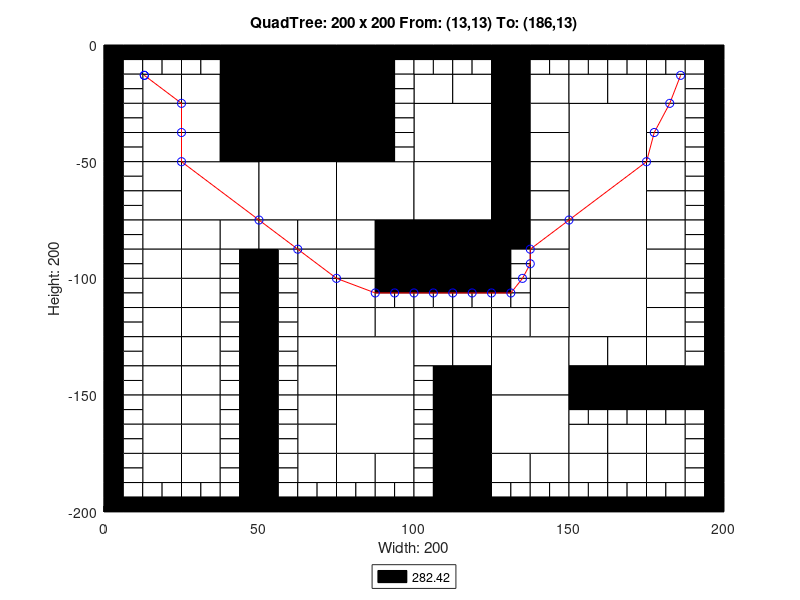

The MATLAB source for this figure:
axis([0 200 -200 0]);
title('QuadTree: 200 x 200 From: (13,13) To: (186,13)');
xlabel('Width: 200');
ylabel('Height: 200');
rectangle('Position',[50 -25 25 25], 'FaceColor',[0 0 0]);
rectangle('Position',[50 -50 25 25], 'FaceColor',[0 0 0]);
rectangle('Position',[25 -75 25 25], 'FaceColor',[1 1 1]);
rectangle('Position',[50 -75 25 25], 'FaceColor',[1 1 1]);
rectangle('Position',[75 -75 25 25], 'FaceColor',[1 1 1]);
rectangle('Position',[100 -50 25 25], 'FaceColor',[1 1 1]);
rectangle('Position',[150 -50 25 25], 'FaceColor',[1 1 1]);
rectangle('Position',[100 -75 25 25], 'FaceColor',[1 1 1]);
rectangle('Position',[100 -100 25 25], 'FaceColor',[0 0 0]);
rectangle('Position',[150 -75 25 25], 'FaceColor',[1 1 1]);
rectangle('Position',[150 -100 25 25], 'FaceColor',[1 1 1]);
rectangle('Position',[75 -150 25 25], 'FaceColor',[1 1 1]);
rectangle('Position',[75 -175 25 25], 'FaceColor',[1 1 1]);
rectangle('Position',[125 -150 25 25], 'FaceColor',[1 1 1]);
rectangle('Position',[150 -125 25 25], 'FaceColor',[1 1 1]);
rectangle('Position',[125 -175 25 25], 'FaceColor',[1 1 1]);
rectangle('Position',[12.5 -25 12.5 12.5], 'FaceColor',[1 1 1]);
rectangle('Position',[37.5 -12.5 12.5 12.5], 'FaceColor',[0 0 0]);
rectangle('Position',[25 -25 12.5 12.5], 'FaceColor',[1 1 1]);
rectangle('Position',[37.5 -25 12.5 12.5], 'FaceColor',[0 0 0]);
rectangle('Position',[12.5 -37.5 12.5 12.5], 'FaceColor',[1 1 1]);
rectangle('Position',[12.5 -50 12.5 12.5], 'FaceColor',[1 1 1]);
rectangle('Position',[25 -37.5 12.5 12.5], 'FaceColor',[1 1 1]);
rectangle('Position',[37.5 -37.5 12.5 12.5], 'FaceColor',[0 0 0]);
rectangle('Position',[25 -50 12.5 12.5], 'FaceColor',[1 1 1]);
rectangle('Position',[37.5 -50 12.5 12.5], 'FaceColor',[0 0 0]);
rectangle('Position',[75 -12.5 12.5 12.5], 'FaceColor',[0 0 0]);
rectangle('Position',[75 -25 12.5 12.5], 'FaceColor',[0 0 0]);
rectangle('Position',[75 -37.5 12.5 12.5], 'FaceColor',[0 0 0]);
rectangle('Position',[75 -50 12.5 12.5], 'FaceColor',[0 0 0]);
rectangle('Position',[12.5 -62.5 12.5 12.5], 'FaceColor',[1 1 1]);
rectangle('Position',[12.5 -75 12.5 12.5], 'FaceColor',[1 1 1]);
rectangle('Position',[12.5 -87.5 12.5 12.5], 'FaceColor',[1 1 1]);
rectangle('Position',[12.5 -100 12.5 12.5], 'FaceColor',[1 1 1]);
rectangle('Position',[25 -87.5 12.5 12.5], 'FaceColor',[1 1 1]);
rectangle('Position',[37.5 -87.5 12.5 12.5], 'FaceColor',[1 1 1]);
rectangle('Position',[25 -100 12.5 12.5], 'FaceColor',[1 1 1]);
rectangle('Position',[50 -87.5 12.5 12.5], 'FaceColor',[1 1 1]);
rectangle('Position',[62.5 -87.5 12.5 12.5], 'FaceColor',[1 1 1]);
rectangle('Position',[62.5 -100 12.5 12.5], 'FaceColor',[1 1 1]);
rectangle('Position',[75 -87.5 12.5 12.5], 'FaceColor',[1 1 1]);
rectangle('Position',[87.5 -87.5 12.5 12.5], 'FaceColor',[0 0 0]);
rectangle('Position',[75 -100 12.5 12.5], 'FaceColor',[1 1 1]);
rectangle('Position',[87.5 -100 12.5 12.5], 'FaceColor',[0 0 0]);
rectangle('Position',[100 -25 12.5 12.5], 'FaceColor',[1 1 1]);
rectangle('Position',[112.5 -25 12.5 12.5], 'FaceColor',[1 1 1]);
rectangle('Position',[125 -12.5 12.5 12.5], 'FaceColor',[0 0 0]);
rectangle('Position',[125 -25 12.5 12.5], 'FaceColor',[0 0 0]);
rectangle('Position',[137.5 -25 12.5 12.5], 'FaceColor',[1 1 1]);
rectangle('Position',[125 -37.5 12.5 12.5], 'FaceColor',[0 0 0]);
rectangle('Position',[137.5 -37.5 12.5 12.5], 'FaceColor',[1 1 1]);
rectangle('Position',[125 -50 12.5 12.5], 'FaceColor',[0 0 0]);
rectangle('Position',[137.5 -50 12.5 12.5], 'FaceColor',[1 1 1]);
rectangle('Position',[150 -25 12.5 12.5], 'FaceColor',[1 1 1]);
rectangle('Position',[162.5 -25 12.5 12.5], 'FaceColor',[1 1 1]);
rectangle('Position',[175 -25 12.5 12.5], 'FaceColor',[1 1 1]);
rectangle('Position',[175 -37.5 12.5 12.5], 'FaceColor',[1 1 1]);
rectangle('Position',[175 -50 12.5 12.5], 'FaceColor',[1 1 1]);
rectangle('Position',[125 -62.5 12.5 12.5], 'FaceColor',[0 0 0]);
rectangle('Position',[137.5 -62.5 12.5 12.5], 'FaceColor',[1 1 1]);
rectangle('Position',[125 -75 12.5 12.5], 'FaceColor',[0 0 0]);
rectangle('Position',[137.5 -75 12.5 12.5], 'FaceColor',[1 1 1]);
rectangle('Position',[125 -87.5 12.5 12.5], 'FaceColor',[0 0 0]);
rectangle('Position',[137.5 -87.5 12.5 12.5], 'FaceColor',[1 1 1]);
rectangle('Position',[137.5 -100 12.5 12.5], 'FaceColor',[1 1 1]);
rectangle('Position',[175 -62.5 12.5 12.5], 'FaceColor',[1 1 1]);
rectangle('Position',[175 -75 12.5 12.5], 'FaceColor',[1 1 1]);
rectangle('Position',[175 -87.5 12.5 12.5], 'FaceColor',[1 1 1]);
rectangle('Position',[175 -100 12.5 12.5], 'FaceColor',[1 1 1]);
rectangle('Position',[12.5 -112.5 12.5 12.5], 'FaceColor',[1 1 1]);
rectangle('Position',[12.5 -125 12.5 12.5], 'FaceColor',[1 1 1]);
rectangle('Position',[25 -112.5 12.5 12.5], 'FaceColor',[1 1 1]);
rectangle('Position',[25 -125 12.5 12.5], 'FaceColor',[1 1 1]);
rectangle('Position',[12.5 -137.5 12.5 12.5], 'FaceColor',[1 1 1]);
rectangle('Position',[12.5 -150 12.5 12.5], 'FaceColor',[1 1 1]);
rectangle('Position',[25 -137.5 12.5 12.5], 'FaceColor',[1 1 1]);
rectangle('Position',[25 -150 12.5 12.5], 'FaceColor',[1 1 1]);
rectangle('Position',[62.5 -112.5 12.5 12.5], 'FaceColor',[1 1 1]);
rectangle('Position',[62.5 -125 12.5 12.5], 'FaceColor',[1 1 1]);
rectangle('Position',[75 -112.5 12.5 12.5], 'FaceColor',[1 1 1]);
rectangle('Position',[75 -125 12.5 12.5], 'FaceColor',[1 1 1]);
rectangle('Position',[87.5 -125 12.5 12.5], 'FaceColor',[1 1 1]);
rectangle('Position',[62.5 -137.5 12.5 12.5], 'FaceColor',[1 1 1]);
rectangle('Position',[62.5 -150 12.5 12.5], 'FaceColor',[1 1 1]);
rectangle('Position',[12.5 -162.5 12.5 12.5], 'FaceColor',[1 1 1]);
rectangle('Position',[12.5 -175 12.5 12.5], 'FaceColor',[1 1 1]);
rectangle('Position',[25 -162.5 12.5 12.5], 'FaceColor',[1 1 1]);
rectangle('Position',[25 -175 12.5 12.5], 'FaceColor',[1 1 1]);
rectangle('Position',[12.5 -187.5 12.5 12.5], 'FaceColor',[1 1 1]);
rectangle('Position',[25 -187.5 12.5 12.5], 'FaceColor',[1 1 1]);
rectangle('Position',[62.5 -162.5 12.5 12.5], 'FaceColor',[1 1 1]);
rectangle('Position',[62.5 -175 12.5 12.5], 'FaceColor',[1 1 1]);
rectangle('Position',[62.5 -187.5 12.5 12.5], 'FaceColor',[1 1 1]);
rectangle('Position',[75 -187.5 12.5 12.5], 'FaceColor',[1 1 1]);
rectangle('Position',[87.5 -187.5 12.5 12.5], 'FaceColor',[1 1 1]);
rectangle('Position',[100 -125 12.5 12.5], 'FaceColor',[1 1 1]);
rectangle('Position',[112.5 -125 12.5 12.5], 'FaceColor',[1 1 1]);
rectangle('Position',[137.5 -112.5 12.5 12.5], 'FaceColor',[1 1 1]);
rectangle('Position',[125 -125 12.5 12.5], 'FaceColor',[1 1 1]);
rectangle('Position',[137.5 -125 12.5 12.5], 'FaceColor',[1 1 1]);
rectangle('Position',[100 -137.5 12.5 12.5], 'FaceColor',[1 1 1]);
rectangle('Position',[112.5 -137.5 12.5 12.5], 'FaceColor',[1 1 1]);
rectangle('Position',[112.5 -150 12.5 12.5], 'FaceColor',[0 0 0]);
rectangle('Position',[175 -112.5 12.5 12.5], 'FaceColor',[1 1 1]);
rectangle('Position',[175 -125 12.5 12.5], 'FaceColor',[1 1 1]);
rectangle('Position',[150 -137.5 12.5 12.5], 'FaceColor',[1 1 1]);
rectangle('Position',[162.5 -137.5 12.5 12.5], 'FaceColor',[1 1 1]);
rectangle('Position',[150 -150 12.5 12.5], 'FaceColor',[0 0 0]);
rectangle('Position',[162.5 -150 12.5 12.5], 'FaceColor',[0 0 0]);
rectangle('Position',[175 -137.5 12.5 12.5], 'FaceColor',[1 1 1]);
rectangle('Position',[175 -150 12.5 12.5], 'FaceColor',[0 0 0]);
rectangle('Position',[187.5 -150 12.5 12.5], 'FaceColor',[0 0 0]);
rectangle('Position',[112.5 -162.5 12.5 12.5], 'FaceColor',[0 0 0]);
rectangle('Position',[112.5 -175 12.5 12.5], 'FaceColor',[0 0 0]);
rectangle('Position',[112.5 -187.5 12.5 12.5], 'FaceColor',[0 0 0]);
rectangle('Position',[112.5 -200 12.5 12.5], 'FaceColor',[0 0 0]);
rectangle('Position',[125 -187.5 12.5 12.5], 'FaceColor',[1 1 1]);
rectangle('Position',[137.5 -187.5 12.5 12.5], 'FaceColor',[1 1 1]);
rectangle('Position',[150 -175 12.5 12.5], 'FaceColor',[1 1 1]);
rectangle('Position',[162.5 -175 12.5 12.5], 'FaceColor',[1 1 1]);
rectangle('Position',[175 -175 12.5 12.5], 'FaceColor',[1 1 1]);
rectangle('Position',[150 -187.5 12.5 12.5], 'FaceColor',[1 1 1]);
rectangle('Position',[162.5 -187.5 12.5 12.5], 'FaceColor',[1 1 1]);
rectangle('Position',[175 -187.5 12.5 12.5], 'FaceColor',[1 1 1]);
rectangle('Position',[0 -6.25 6.25 6.25], 'FaceColor',[0 0 0]);
rectangle('Position',[6.25 -6.25 6.25 6.25], 'FaceColor',[0 0 0]);
rectangle('Position',[0 -12.5 6.25 6.25], 'FaceColor',[0 0 0]);
rectangle('Position',[6.25 -12.5 6.25 6.25], 'FaceColor',[1 1 1]);
rectangle('Position',[12.5 -6.25 6.25 6.25], 'FaceColor',[0 0 0]);
rectangle('Position',[18.75 -6.25 6.25 6.25], 'FaceColor',[0 0 0]);
rectangle('Position',[12.5 -12.5 6.25 6.25], 'FaceColor',[1 1 1]);
rectangle('Position',[18.75 -12.5 6.25 6.25], 'FaceColor',[1 1 1]);
rectangle('Position',[0 -18.75 6.25 6.25], 'FaceColor',[0 0 0]);
rectangle('Position',[6.25 -18.75 6.25 6.25], 'FaceColor',[1 1 1]);
rectangle('Position',[0 -25 6.25 6.25], 'FaceColor',[0 0 0]);
rectangle('Position',[6.25 -25 6.25 6.25], 'FaceColor',[1 1 1]);
rectangle('Position',[25 -6.25 6.25 6.25], 'FaceColor',[0 0 0]);
rectangle('Position',[31.25 -6.25 6.25 6.25], 'FaceColor',[0 0 0]);
rectangle('Position',[25 -12.5 6.25 6.25], 'FaceColor',[1 1 1]);
rectangle('Position',[31.25 -12.5 6.25 6.25], 'FaceColor',[1 1 1]);
rectangle('Position',[0 -31.25 6.25 6.25], 'FaceColor',[0 0 0]);
rectangle('Position',[6.25 -31.25 6.25 6.25], 'FaceColor',[1 1 1]);
rectangle('Position',[0 -37.5 6.25 6.25], 'FaceColor',[0 0 0]);
rectangle('Position',[6.25 -37.5 6.25 6.25], 'FaceColor',[1 1 1]);
rectangle('Position',[0 -43.75 6.25 6.25], 'FaceColor',[0 0 0]);
rectangle('Position',[6.25 -43.75 6.25 6.25], 'FaceColor',[1 1 1]);
rectangle('Position',[0 -50 6.25 6.25], 'FaceColor',[0 0 0]);
rectangle('Position',[6.25 -50 6.25 6.25], 'FaceColor',[1 1 1]);
rectangle('Position',[87.5 -6.25 6.25 6.25], 'FaceColor',[0 0 0]);
rectangle('Position',[93.75 -6.25 6.25 6.25], 'FaceColor',[0 0 0]);
rectangle('Position',[87.5 -12.5 6.25 6.25], 'FaceColor',[0 0 0]);
rectangle('Position',[93.75 -12.5 6.25 6.25], 'FaceColor',[1 1 1]);
rectangle('Position',[87.5 -18.75 6.25 6.25], 'FaceColor',[0 0 0]);
rectangle('Position',[93.75 -18.75 6.25 6.25], 'FaceColor',[1 1 1]);
rectangle('Position',[87.5 -25 6.25 6.25], 'FaceColor',[0 0 0]);
rectangle('Position',[93.75 -25 6.25 6.25], 'FaceColor',[1 1 1]);
rectangle('Position',[87.5 -31.25 6.25 6.25], 'FaceColor',[0 0 0]);
rectangle('Position',[93.75 -31.25 6.25 6.25], 'FaceColor',[1 1 1]);
rectangle('Position',[87.5 -37.5 6.25 6.25], 'FaceColor',[0 0 0]);
rectangle('Position',[93.75 -37.5 6.25 6.25], 'FaceColor',[1 1 1]);
rectangle('Position',[87.5 -43.75 6.25 6.25], 'FaceColor',[0 0 0]);
rectangle('Position',[93.75 -43.75 6.25 6.25], 'FaceColor',[1 1 1]);
rectangle('Position',[87.5 -50 6.25 6.25], 'FaceColor',[0 0 0]);
rectangle('Position',[93.75 -50 6.25 6.25], 'FaceColor',[1 1 1]);
rectangle('Position',[0 -56.25 6.25 6.25], 'FaceColor',[0 0 0]);
rectangle('Position',[6.25 -56.25 6.25 6.25], 'FaceColor',[1 1 1]);
rectangle('Position',[0 -62.5 6.25 6.25], 'FaceColor',[0 0 0]);
rectangle('Position',[6.25 -62.5 6.25 6.25], 'FaceColor',[1 1 1]);
rectangle('Position',[0 -68.75 6.25 6.25], 'FaceColor',[0 0 0]);
rectangle('Position',[6.25 -68.75 6.25 6.25], 'FaceColor',[1 1 1]);
rectangle('Position',[0 -75 6.25 6.25], 'FaceColor',[0 0 0]);
rectangle('Position',[6.25 -75 6.25 6.25], 'FaceColor',[1 1 1]);
rectangle('Position',[0 -81.25 6.25 6.25], 'FaceColor',[0 0 0]);
rectangle('Position',[6.25 -81.25 6.25 6.25], 'FaceColor',[1 1 1]);
rectangle('Position',[0 -87.5 6.25 6.25], 'FaceColor',[0 0 0]);
rectangle('Position',[6.25 -87.5 6.25 6.25], 'FaceColor',[1 1 1]);
rectangle('Position',[0 -93.75 6.25 6.25], 'FaceColor',[0 0 0]);
rectangle('Position',[6.25 -93.75 6.25 6.25], 'FaceColor',[1 1 1]);
rectangle('Position',[0 -100 6.25 6.25], 'FaceColor',[0 0 0]);
rectangle('Position',[6.25 -100 6.25 6.25], 'FaceColor',[1 1 1]);
rectangle('Position',[37.5 -93.75 6.25 6.25], 'FaceColor',[1 1 1]);
rectangle('Position',[43.75 -93.75 6.25 6.25], 'FaceColor',[0 0 0]);
rectangle('Position',[37.5 -100 6.25 6.25], 'FaceColor',[1 1 1]);
rectangle('Position',[43.75 -100 6.25 6.25], 'FaceColor',[0 0 0]);
rectangle('Position',[50 -93.75 6.25 6.25], 'FaceColor',[0 0 0]);
rectangle('Position',[56.25 -93.75 6.25 6.25], 'FaceColor',[1 1 1]);
rectangle('Position',[50 -100 6.25 6.25], 'FaceColor',[0 0 0]);
rectangle('Position',[56.25 -100 6.25 6.25], 'FaceColor',[1 1 1]);
rectangle('Position',[100 -6.25 6.25 6.25], 'FaceColor',[0 0 0]);
rectangle('Position',[106.25 -6.25 6.25 6.25], 'FaceColor',[0 0 0]);
rectangle('Position',[100 -12.5 6.25 6.25], 'FaceColor',[1 1 1]);
rectangle('Position',[106.25 -12.5 6.25 6.25], 'FaceColor',[1 1 1]);
rectangle('Position',[112.5 -6.25 6.25 6.25], 'FaceColor',[0 0 0]);
rectangle('Position',[118.75 -6.25 6.25 6.25], 'FaceColor',[0 0 0]);
rectangle('Position',[112.5 -12.5 6.25 6.25], 'FaceColor',[1 1 1]);
rectangle('Position',[118.75 -12.5 6.25 6.25], 'FaceColor',[1 1 1]);
rectangle('Position',[137.5 -6.25 6.25 6.25], 'FaceColor',[0 0 0]);
rectangle('Position',[143.75 -6.25 6.25 6.25], 'FaceColor',[0 0 0]);
rectangle('Position',[137.5 -12.5 6.25 6.25], 'FaceColor',[1 1 1]);
rectangle('Position',[143.75 -12.5 6.25 6.25], 'FaceColor',[1 1 1]);
rectangle('Position',[150 -6.25 6.25 6.25], 'FaceColor',[0 0 0]);
rectangle('Position',[156.25 -6.25 6.25 6.25], 'FaceColor',[0 0 0]);
rectangle('Position',[150 -12.5 6.25 6.25], 'FaceColor',[1 1 1]);
rectangle('Position',[156.25 -12.5 6.25 6.25], 'FaceColor',[1 1 1]);
rectangle('Position',[162.5 -6.25 6.25 6.25], 'FaceColor',[0 0 0]);
rectangle('Position',[168.75 -6.25 6.25 6.25], 'FaceColor',[0 0 0]);
rectangle('Position',[162.5 -12.5 6.25 6.25], 'FaceColor',[1 1 1]);
rectangle('Position',[168.75 -12.5 6.25 6.25], 'FaceColor',[1 1 1]);
rectangle('Position',[175 -6.25 6.25 6.25], 'FaceColor',[0 0 0]);
rectangle('Position',[181.25 -6.25 6.25 6.25], 'FaceColor',[0 0 0]);
rectangle('Position',[175 -12.5 6.25 6.25], 'FaceColor',[1 1 1]);
rectangle('Position',[181.25 -12.5 6.25 6.25], 'FaceColor',[1 1 1]);
rectangle('Position',[187.5 -6.25 6.25 6.25], 'FaceColor',[0 0 0]);
rectangle('Position',[193.75 -6.25 6.25 6.25], 'FaceColor',[0 0 0]);
rectangle('Position',[187.5 -12.5 6.25 6.25], 'FaceColor',[1 1 1]);
rectangle('Position',[193.75 -12.5 6.25 6.25], 'FaceColor',[0 0 0]);
rectangle('Position',[187.5 -18.75 6.25 6.25], 'FaceColor',[1 1 1]);
rectangle('Position',[193.75 -18.75 6.25 6.25], 'FaceColor',[0 0 0]);
rectangle('Position',[187.5 -25 6.25 6.25], 'FaceColor',[1 1 1]);
rectangle('Position',[193.75 -25 6.25 6.25], 'FaceColor',[0 0 0]);
rectangle('Position',[187.5 -31.25 6.25 6.25], 'FaceColor',[1 1 1]);
rectangle('Position',[193.75 -31.25 6.25 6.25], 'FaceColor',[0 0 0]);
rectangle('Position',[187.5 -37.5 6.25 6.25], 'FaceColor',[1 1 1]);
rectangle('Position',[193.75 -37.5 6.25 6.25], 'FaceColor',[0 0 0]);
rectangle('Position',[187.5 -43.75 6.25 6.25], 'FaceColor',[1 1 1]);
rectangle('Position',[193.75 -43.75 6.25 6.25], 'FaceColor',[0 0 0]);
rectangle('Position',[187.5 -50 6.25 6.25], 'FaceColor',[1 1 1]);
rectangle('Position',[193.75 -50 6.25 6.25], 'FaceColor',[0 0 0]);
rectangle('Position',[125 -93.75 6.25 6.25], 'FaceColor',[0 0 0]);
rectangle('Position',[131.25 -93.75 6.25 6.25], 'FaceColor',[1 1 1]);
rectangle('Position',[125 -100 6.25 6.25], 'FaceColor',[0 0 0]);
rectangle('Position',[131.25 -100 6.25 6.25], 'FaceColor',[1 1 1]);
rectangle('Position',[187.5 -56.25 6.25 6.25], 'FaceColor',[1 1 1]);
rectangle('Position',[193.75 -56.25 6.25 6.25], 'FaceColor',[0 0 0]);
rectangle('Position',[187.5 -62.5 6.25 6.25], 'FaceColor',[1 1 1]);
rectangle('Position',[193.75 -62.5 6.25 6.25], 'FaceColor',[0 0 0]);
rectangle('Position',[187.5 -68.75 6.25 6.25], 'FaceColor',[1 1 1]);
rectangle('Position',[193.75 -68.75 6.25 6.25], 'FaceColor',[0 0 0]);
rectangle('Position',[187.5 -75 6.25 6.25], 'FaceColor',[1 1 1]);
rectangle('Position',[193.75 -75 6.25 6.25], 'FaceColor',[0 0 0]);
rectangle('Position',[187.5 -81.25 6.25 6.25], 'FaceColor',[1 1 1]);
rectangle('Position',[193.75 -81.25 6.25 6.25], 'FaceColor',[0 0 0]);
rectangle('Position',[187.5 -87.5 6.25 6.25], 'FaceColor',[1 1 1]);
rectangle('Position',[193.75 -87.5 6.25 6.25], 'FaceColor',[0 0 0]);
rectangle('Position',[187.5 -93.75 6.25 6.25], 'FaceColor',[1 1 1]);
rectangle('Position',[193.75 -93.75 6.25 6.25], 'FaceColor',[0 0 0]);
rectangle('Position',[187.5 -100 6.25 6.25], 'FaceColor',[1 1 1]);
rectangle('Position',[193.75 -100 6.25 6.25], 'FaceColor',[0 0 0]);
rectangle('Position',[0 -106.25 6.25 6.25], 'FaceColor',[0 0 0]);
rectangle('Position',[6.25 -106.25 6.25 6.25], 'FaceColor',[1 1 1]);
rectangle('Position',[0 -112.5 6.25 6.25], 'FaceColor',[0 0 0]);
rectangle('Position',[6.25 -112.5 6.25 6.25], 'FaceColor',[1 1 1]);
rectangle('Position',[0 -118.75 6.25 6.25], 'FaceColor',[0 0 0]);
rectangle('Position',[6.25 -118.75 6.25 6.25], 'FaceColor',[1 1 1]);
rectangle('Position',[0 -125 6.25 6.25], 'FaceColor',[0 0 0]);
rectangle('Position',[6.25 -125 6.25 6.25], 'FaceColor',[1 1 1]);
rectangle('Position',[37.5 -106.25 6.25 6.25], 'FaceColor',[1 1 1]);
rectangle('Position',[43.75 -106.25 6.25 6.25], 'FaceColor',[0 0 0]);
rectangle('Position',[37.5 -112.5 6.25 6.25], 'FaceColor',[1 1 1]);
rectangle('Position',[43.75 -112.5 6.25 6.25], 'FaceColor',[0 0 0]);
rectangle('Position',[37.5 -118.75 6.25 6.25], 'FaceColor',[1 1 1]);
rectangle('Position',[43.75 -118.75 6.25 6.25], 'FaceColor',[0 0 0]);
rectangle('Position',[37.5 -125 6.25 6.25], 'FaceColor',[1 1 1]);
rectangle('Position',[43.75 -125 6.25 6.25], 'FaceColor',[0 0 0]);
rectangle('Position',[0 -131.25 6.25 6.25], 'FaceColor',[0 0 0]);
rectangle('Position',[6.25 -131.25 6.25 6.25], 'FaceColor',[1 1 1]);
rectangle('Position',[0 -137.5 6.25 6.25], 'FaceColor',[0 0 0]);
rectangle('Position',[6.25 -137.5 6.25 6.25], 'FaceColor',[1 1 1]);
rectangle('Position',[0 -143.75 6.25 6.25], 'FaceColor',[0 0 0]);
rectangle('Position',[6.25 -143.75 6.25 6.25], 'FaceColor',[1 1 1]);
rectangle('Position',[0 -150 6.25 6.25], 'FaceColor',[0 0 0]);
rectangle('Position',[6.25 -150 6.25 6.25], 'FaceColor',[1 1 1]);
rectangle('Position',[37.5 -131.25 6.25 6.25], 'FaceColor',[1 1 1]);
rectangle('Position',[43.75 -131.25 6.25 6.25], 'FaceColor',[0 0 0]);
rectangle('Position',[37.5 -137.5 6.25 6.25], 'FaceColor',[1 1 1]);
rectangle('Position',[43.75 -137.5 6.25 6.25], 'FaceColor',[0 0 0]);
rectangle('Position',[37.5 -143.75 6.25 6.25], 'FaceColor',[1 1 1]);
rectangle('Position',[43.75 -143.75 6.25 6.25], 'FaceColor',[0 0 0]);
rectangle('Position',[37.5 -150 6.25 6.25], 'FaceColor',[1 1 1]);
rectangle('Position',[43.75 -150 6.25 6.25], 'FaceColor',[0 0 0]);
rectangle('Position',[50 -106.25 6.25 6.25], 'FaceColor',[0 0 0]);
rectangle('Position',[56.25 -106.25 6.25 6.25], 'FaceColor',[1 1 1]);
rectangle('Position',[50 -112.5 6.25 6.25], 'FaceColor',[0 0 0]);
rectangle('Position',[56.25 -112.5 6.25 6.25], 'FaceColor',[1 1 1]);
rectangle('Position',[50 -118.75 6.25 6.25], 'FaceColor',[0 0 0]);
rectangle('Position',[56.25 -118.75 6.25 6.25], 'FaceColor',[1 1 1]);
rectangle('Position',[50 -125 6.25 6.25], 'FaceColor',[0 0 0]);
rectangle('Position',[56.25 -125 6.25 6.25], 'FaceColor',[1 1 1]);
rectangle('Position',[87.5 -106.25 6.25 6.25], 'FaceColor',[0 0 0]);
rectangle('Position',[93.75 -106.25 6.25 6.25], 'FaceColor',[0 0 0]);
rectangle('Position',[87.5 -112.5 6.25 6.25], 'FaceColor',[1 1 1]);
rectangle('Position',[93.75 -112.5 6.25 6.25], 'FaceColor',[1 1 1]);
rectangle('Position',[50 -131.25 6.25 6.25], 'FaceColor',[0 0 0]);
rectangle('Position',[56.25 -131.25 6.25 6.25], 'FaceColor',[1 1 1]);
rectangle('Position',[50 -137.5 6.25 6.25], 'FaceColor',[0 0 0]);
rectangle('Position',[56.25 -137.5 6.25 6.25], 'FaceColor',[1 1 1]);
rectangle('Position',[50 -143.75 6.25 6.25], 'FaceColor',[0 0 0]);
rectangle('Position',[56.25 -143.75 6.25 6.25], 'FaceColor',[1 1 1]);
rectangle('Position',[50 -150 6.25 6.25], 'FaceColor',[0 0 0]);
rectangle('Position',[56.25 -150 6.25 6.25], 'FaceColor',[1 1 1]);
rectangle('Position',[0 -156.25 6.25 6.25], 'FaceColor',[0 0 0]);
rectangle('Position',[6.25 -156.25 6.25 6.25], 'FaceColor',[1 1 1]);
rectangle('Position',[0 -162.5 6.25 6.25], 'FaceColor',[0 0 0]);
rectangle('Position',[6.25 -162.5 6.25 6.25], 'FaceColor',[1 1 1]);
rectangle('Position',[0 -168.75 6.25 6.25], 'FaceColor',[0 0 0]);
rectangle('Position',[6.25 -168.75 6.25 6.25], 'FaceColor',[1 1 1]);
rectangle('Position',[0 -175 6.25 6.25], 'FaceColor',[0 0 0]);
rectangle('Position',[6.25 -175 6.25 6.25], 'FaceColor',[1 1 1]);
rectangle('Position',[37.5 -156.25 6.25 6.25], 'FaceColor',[1 1 1]);
rectangle('Position',[43.75 -156.25 6.25 6.25], 'FaceColor',[0 0 0]);
rectangle('Position',[37.5 -162.5 6.25 6.25], 'FaceColor',[1 1 1]);
rectangle('Position',[43.75 -162.5 6.25 6.25], 'FaceColor',[0 0 0]);
rectangle('Position',[37.5 -168.75 6.25 6.25], 'FaceColor',[1 1 1]);
rectangle('Position',[43.75 -168.75 6.25 6.25], 'FaceColor',[0 0 0]);
rectangle('Position',[37.5 -175 6.25 6.25], 'FaceColor',[1 1 1]);
rectangle('Position',[43.75 -175 6.25 6.25], 'FaceColor',[0 0 0]);
rectangle('Position',[0 -181.25 6.25 6.25], 'FaceColor',[0 0 0]);
rectangle('Position',[6.25 -181.25 6.25 6.25], 'FaceColor',[1 1 1]);
rectangle('Position',[0 -187.5 6.25 6.25], 'FaceColor',[0 0 0]);
rectangle('Position',[6.25 -187.5 6.25 6.25], 'FaceColor',[1 1 1]);
rectangle('Position',[0 -193.75 6.25 6.25], 'FaceColor',[0 0 0]);
rectangle('Position',[6.25 -193.75 6.25 6.25], 'FaceColor',[1 1 1]);
rectangle('Position',[0 -200 6.25 6.25], 'FaceColor',[0 0 0]);
rectangle('Position',[6.25 -200 6.25 6.25], 'FaceColor',[0 0 0]);
rectangle('Position',[12.5 -193.75 6.25 6.25], 'FaceColor',[1 1 1]);
rectangle('Position',[18.75 -193.75 6.25 6.25], 'FaceColor',[1 1 1]);
rectangle('Position',[12.5 -200 6.25 6.25], 'FaceColor',[0 0 0]);
rectangle('Position',[18.75 -200 6.25 6.25], 'FaceColor',[0 0 0]);
rectangle('Position',[37.5 -181.25 6.25 6.25], 'FaceColor',[1 1 1]);
rectangle('Position',[43.75 -181.25 6.25 6.25], 'FaceColor',[0 0 0]);
rectangle('Position',[37.5 -187.5 6.25 6.25], 'FaceColor',[1 1 1]);
rectangle('Position',[43.75 -187.5 6.25 6.25], 'FaceColor',[0 0 0]);
rectangle('Position',[25 -193.75 6.25 6.25], 'FaceColor',[1 1 1]);
rectangle('Position',[31.25 -193.75 6.25 6.25], 'FaceColor',[1 1 1]);
rectangle('Position',[25 -200 6.25 6.25], 'FaceColor',[0 0 0]);
rectangle('Position',[31.25 -200 6.25 6.25], 'FaceColor',[0 0 0]);
rectangle('Position',[37.5 -193.75 6.25 6.25], 'FaceColor',[1 1 1]);
rectangle('Position',[43.75 -193.75 6.25 6.25], 'FaceColor',[0 0 0]);
rectangle('Position',[37.5 -200 6.25 6.25], 'FaceColor',[0 0 0]);
rectangle('Position',[43.75 -200 6.25 6.25], 'FaceColor',[0 0 0]);
rectangle('Position',[50 -156.25 6.25 6.25], 'FaceColor',[0 0 0]);
rectangle('Position',[56.25 -156.25 6.25 6.25], 'FaceColor',[1 1 1]);
rectangle('Position',[50 -162.5 6.25 6.25], 'FaceColor',[0 0 0]);
rectangle('Position',[56.25 -162.5 6.25 6.25], 'FaceColor',[1 1 1]);
rectangle('Position',[50 -168.75 6.25 6.25], 'FaceColor',[0 0 0]);
rectangle('Position',[56.25 -168.75 6.25 6.25], 'FaceColor',[1 1 1]);
rectangle('Position',[50 -175 6.25 6.25], 'FaceColor',[0 0 0]);
rectangle('Position',[56.25 -175 6.25 6.25], 'FaceColor',[1 1 1]);
rectangle('Position',[50 -181.25 6.25 6.25], 'FaceColor',[0 0 0]);
rectangle('Position',[56.25 -181.25 6.25 6.25], 'FaceColor',[1 1 1]);
rectangle('Position',[50 -187.5 6.25 6.25], 'FaceColor',[0 0 0]);
rectangle('Position',[56.25 -187.5 6.25 6.25], 'FaceColor',[1 1 1]);
rectangle('Position',[50 -193.75 6.25 6.25], 'FaceColor',[0 0 0]);
rectangle('Position',[56.25 -193.75 6.25 6.25], 'FaceColor',[1 1 1]);
rectangle('Position',[50 -200 6.25 6.25], 'FaceColor',[0 0 0]);
rectangle('Position',[56.25 -200 6.25 6.25], 'FaceColor',[0 0 0]);
rectangle('Position',[62.5 -193.75 6.25 6.25], 'FaceColor',[1 1 1]);
rectangle('Position',[68.75 -193.75 6.25 6.25], 'FaceColor',[1 1 1]);
rectangle('Position',[62.5 -200 6.25 6.25], 'FaceColor',[0 0 0]);
rectangle('Position',[68.75 -200 6.25 6.25], 'FaceColor',[0 0 0]);
rectangle('Position',[75 -193.75 6.25 6.25], 'FaceColor',[1 1 1]);
rectangle('Position',[81.25 -193.75 6.25 6.25], 'FaceColor',[1 1 1]);
rectangle('Position',[75 -200 6.25 6.25], 'FaceColor',[0 0 0]);
rectangle('Position',[81.25 -200 6.25 6.25], 'FaceColor',[0 0 0]);
rectangle('Position',[87.5 -193.75 6.25 6.25], 'FaceColor',[1 1 1]);
rectangle('Position',[93.75 -193.75 6.25 6.25], 'FaceColor',[1 1 1]);
rectangle('Position',[87.5 -200 6.25 6.25], 'FaceColor',[0 0 0]);
rectangle('Position',[93.75 -200 6.25 6.25], 'FaceColor',[0 0 0]);
rectangle('Position',[100 -106.25 6.25 6.25], 'FaceColor',[0 0 0]);
rectangle('Position',[106.25 -106.25 6.25 6.25], 'FaceColor',[0 0 0]);
rectangle('Position',[100 -112.5 6.25 6.25], 'FaceColor',[1 1 1]);
rectangle('Position',[106.25 -112.5 6.25 6.25], 'FaceColor',[1 1 1]);
rectangle('Position',[112.5 -106.25 6.25 6.25], 'FaceColor',[0 0 0]);
rectangle('Position',[118.75 -106.25 6.25 6.25], 'FaceColor',[0 0 0]);
rectangle('Position',[112.5 -112.5 6.25 6.25], 'FaceColor',[1 1 1]);
rectangle('Position',[118.75 -112.5 6.25 6.25], 'FaceColor',[1 1 1]);
rectangle('Position',[125 -106.25 6.25 6.25], 'FaceColor',[0 0 0]);
rectangle('Position',[131.25 -106.25 6.25 6.25], 'FaceColor',[1 1 1]);
rectangle('Position',[125 -112.5 6.25 6.25], 'FaceColor',[1 1 1]);
rectangle('Position',[131.25 -112.5 6.25 6.25], 'FaceColor',[1 1 1]);
rectangle('Position',[100 -143.75 6.25 6.25], 'FaceColor',[1 1 1]);
rectangle('Position',[106.25 -143.75 6.25 6.25], 'FaceColor',[0 0 0]);
rectangle('Position',[100 -150 6.25 6.25], 'FaceColor',[1 1 1]);
rectangle('Position',[106.25 -150 6.25 6.25], 'FaceColor',[0 0 0]);
rectangle('Position',[187.5 -106.25 6.25 6.25], 'FaceColor',[1 1 1]);
rectangle('Position',[193.75 -106.25 6.25 6.25], 'FaceColor',[0 0 0]);
rectangle('Position',[187.5 -112.5 6.25 6.25], 'FaceColor',[1 1 1]);
rectangle('Position',[193.75 -112.5 6.25 6.25], 'FaceColor',[0 0 0]);
rectangle('Position',[187.5 -118.75 6.25 6.25], 'FaceColor',[1 1 1]);
rectangle('Position',[193.75 -118.75 6.25 6.25], 'FaceColor',[0 0 0]);
rectangle('Position',[187.5 -125 6.25 6.25], 'FaceColor',[1 1 1]);
rectangle('Position',[193.75 -125 6.25 6.25], 'FaceColor',[0 0 0]);
rectangle('Position',[187.5 -131.25 6.25 6.25], 'FaceColor',[1 1 1]);
rectangle('Position',[193.75 -131.25 6.25 6.25], 'FaceColor',[0 0 0]);
rectangle('Position',[187.5 -137.5 6.25 6.25], 'FaceColor',[1 1 1]);
rectangle('Position',[193.75 -137.5 6.25 6.25], 'FaceColor',[0 0 0]);
rectangle('Position',[100 -156.25 6.25 6.25], 'FaceColor',[1 1 1]);
rectangle('Position',[106.25 -156.25 6.25 6.25], 'FaceColor',[0 0 0]);
rectangle('Position',[100 -162.5 6.25 6.25], 'FaceColor',[1 1 1]);
rectangle('Position',[106.25 -162.5 6.25 6.25], 'FaceColor',[0 0 0]);
rectangle('Position',[100 -168.75 6.25 6.25], 'FaceColor',[1 1 1]);
rectangle('Position',[106.25 -168.75 6.25 6.25], 'FaceColor',[0 0 0]);
rectangle('Position',[100 -175 6.25 6.25], 'FaceColor',[1 1 1]);
rectangle('Position',[106.25 -175 6.25 6.25], 'FaceColor',[0 0 0]);
rectangle('Position',[100 -181.25 6.25 6.25], 'FaceColor',[1 1 1]);
rectangle('Position',[106.25 -181.25 6.25 6.25], 'FaceColor',[0 0 0]);
rectangle('Position',[100 -187.5 6.25 6.25], 'FaceColor',[1 1 1]);
rectangle('Position',[106.25 -187.5 6.25 6.25], 'FaceColor',[0 0 0]);
rectangle('Position',[100 -193.75 6.25 6.25], 'FaceColor',[1 1 1]);
rectangle('Position',[106.25 -193.75 6.25 6.25], 'FaceColor',[0 0 0]);
rectangle('Position',[100 -200 6.25 6.25], 'FaceColor',[0 0 0]);
rectangle('Position',[106.25 -200 6.25 6.25], 'FaceColor',[0 0 0]);
rectangle('Position',[125 -193.75 6.25 6.25], 'FaceColor',[1 1 1]);
rectangle('Position',[131.25 -193.75 6.25 6.25], 'FaceColor',[1 1 1]);
rectangle('Position',[125 -200 6.25 6.25], 'FaceColor',[0 0 0]);
rectangle('Position',[131.25 -200 6.25 6.25], 'FaceColor',[0 0 0]);
rectangle('Position',[137.5 -193.75 6.25 6.25], 'FaceColor',[1 1 1]);
rectangle('Position',[143.75 -193.75 6.25 6.25], 'FaceColor',[1 1 1]);
rectangle('Position',[137.5 -200 6.25 6.25], 'FaceColor',[0 0 0]);
rectangle('Position',[143.75 -200 6.25 6.25], 'FaceColor',[0 0 0]);
rectangle('Position',[150 -156.25 6.25 6.25], 'FaceColor',[0 0 0]);
rectangle('Position',[156.25 -156.25 6.25 6.25], 'FaceColor',[0 0 0]);
rectangle('Position',[150 -162.5 6.25 6.25], 'FaceColor',[1 1 1]);
rectangle('Position',[156.25 -162.5 6.25 6.25], 'FaceColor',[1 1 1]);
rectangle('Position',[162.5 -156.25 6.25 6.25], 'FaceColor',[0 0 0]);
rectangle('Position',[168.75 -156.25 6.25 6.25], 'FaceColor',[0 0 0]);
rectangle('Position',[162.5 -162.5 6.25 6.25], 'FaceColor',[1 1 1]);
rectangle('Position',[168.75 -162.5 6.25 6.25], 'FaceColor',[1 1 1]);
rectangle('Position',[175 -156.25 6.25 6.25], 'FaceColor',[0 0 0]);
rectangle('Position',[181.25 -156.25 6.25 6.25], 'FaceColor',[0 0 0]);
rectangle('Position',[175 -162.5 6.25 6.25], 'FaceColor',[1 1 1]);
rectangle('Position',[181.25 -162.5 6.25 6.25], 'FaceColor',[1 1 1]);
rectangle('Position',[187.5 -156.25 6.25 6.25], 'FaceColor',[0 0 0]);
rectangle('Position',[193.75 -156.25 6.25 6.25], 'FaceColor',[0 0 0]);
rectangle('Position',[187.5 -162.5 6.25 6.25], 'FaceColor',[1 1 1]);
rectangle('Position',[193.75 -162.5 6.25 6.25], 'FaceColor',[0 0 0]);
rectangle('Position',[187.5 -168.75 6.25 6.25], 'FaceColor',[1 1 1]);
rectangle('Position',[193.75 -168.75 6.25 6.25], 'FaceColor',[0 0 0]);
rectangle('Position',[187.5 -175 6.25 6.25], 'FaceColor',[1 1 1]);
rectangle('Position',[193.75 -175 6.25 6.25], 'FaceColor',[0 0 0]);
rectangle('Position',[150 -193.75 6.25 6.25], 'FaceColor',[1 1 1]);
rectangle('Position',[156.25 -193.75 6.25 6.25], 'FaceColor',[1 1 1]);
rectangle('Position',[150 -200 6.25 6.25], 'FaceColor',[0 0 0]);
rectangle('Position',[156.25 -200 6.25 6.25], 'FaceColor',[0 0 0]);
rectangle('Position',[162.5 -193.75 6.25 6.25], 'FaceColor',[1 1 1]);
rectangle('Position',[168.75 -193.75 6.25 6.25], 'FaceColor',[1 1 1]);
rectangle('Position',[162.5 -200 6.25 6.25], 'FaceColor',[0 0 0]);
rectangle('Position',[168.75 -200 6.25 6.25], 'FaceColor',[0 0 0]);
rectangle('Position',[187.5 -181.25 6.25 6.25], 'FaceColor',[1 1 1]);
rectangle('Position',[193.75 -181.25 6.25 6.25], 'FaceColor',[0 0 0]);
rectangle('Position',[187.5 -187.5 6.25 6.25], 'FaceColor',[1 1 1]);
rectangle('Position',[193.75 -187.5 6.25 6.25], 'FaceColor',[0 0 0]);
rectangle('Position',[175 -193.75 6.25 6.25], 'FaceColor',[1 1 1]);
rectangle('Position',[181.25 -193.75 6.25 6.25], 'FaceColor',[1 1 1]);
rectangle('Position',[175 -200 6.25 6.25], 'FaceColor',[0 0 0]);
rectangle('Position',[181.25 -200 6.25 6.25], 'FaceColor',[0 0 0]);
rectangle('Position',[187.5 -193.75 6.25 6.25], 'FaceColor',[1 1 1]);
rectangle('Position',[193.75 -193.75 6.25 6.25], 'FaceColor',[0 0 0]);
rectangle('Position',[187.5 -200 6.25 6.25], 'FaceColor',[0 0 0]);
rectangle('Position',[193.75 -200 6.25 6.25], 'FaceColor',[0 0 0]);
X=[186,182.5,177.5,175,150,137.5,137.5,135,131.25,125,118.75,112.5,106.25,100,93.75,87.5,75,62.5,50,25,25,25,13,13];
Y=[-13,-25,-37.5,-50,-75,-87.5,-93.75,-100,-106.25,-106.25,-106.25,-106.25,-106.25,-106.25,-106.25,-106.25,-100,-87.5,-75,-50,-37.5,-25,-13,-13];
hold on;
plot(X,Y,'r');
plot(X,Y,'bo');
legend('282.42','Location','southoutside');
